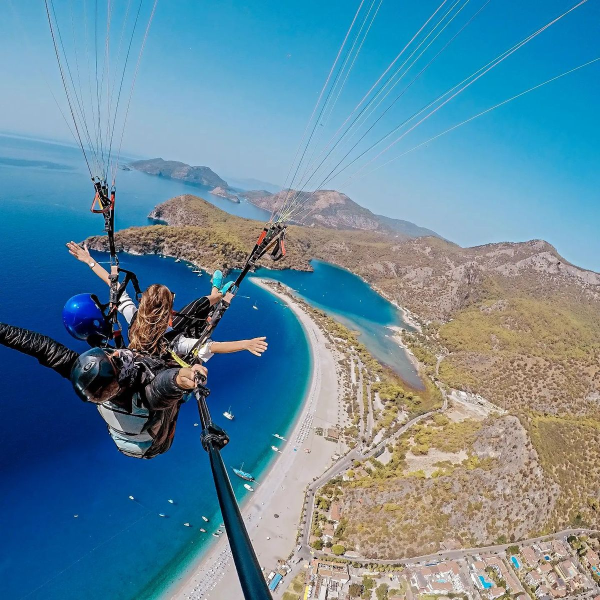
#> input picture images/test1.jpg, 1200 x 1200 px (shown at 1/2 size); its folder holds only this picture in this run
$ python main.py
#> lines starting #> are read from the running program, lines starting #| are printed output that depends on the picture
import os
import glob
import numpy as np
import cv2
import matplotlib.pyplot as plt
from skimage.metrics import peak_signal_noise_ratio as psnr
from collections import Counter

# =========================================================
# 1) RSÜ / PRNG: XORSHIFT32 (Educational Purpose)
# =========================================================
class XorShift32:
    def __init__(self, seed: int = 2463534242):
        self.state = seed & 0xFFFFFFFF
        if self.state == 0:
            self.state = 1

    def next_u32(self) -> int:
        x = self.state
        x ^= (x << 13) & 0xFFFFFFFF
        x ^= (x >> 17) & 0xFFFFFFFF
        x ^= (x << 5) & 0xFFFFFFFF
        self.state = x & 0xFFFFFFFF
        return self.state

    def rand_int(self, low: int, high: int) -> int:
        # inclusive low, inclusive high
        r = self.next_u32()
        return low + (r % (high - low + 1))

    def rand_float01(self) -> float:
        return self.next_u32() / 0xFFFFFFFF


# =========================================================
# 2) RSÜ Output Helpers (bit/byte stream)
# =========================================================
def rng_bytes(rng: XorShift32, n_bytes: int) -> bytes:
#> called with n_bytes = 200000
    out = bytearray()
    for _ in range(n_bytes):
        out.append(rng.rand_int(0, 255))
    return bytes(out)

def bytes_to_bits(data: bytes) -> list[int]:
    bits: list[int] = []
    for b in data:
        for i in range(7, -1, -1):  # MSB -> LSB
            bits.append((b >> i) & 1)
    return bits


# =========================================================
# 3) Statistical Tests (Educational)
# =========================================================
def monobit_test(bits: list[int]) -> dict:
    n = len(bits)
    ones = sum(bits)
    zeros = n - ones
    return {
        "n_bits": n,
        "zeros": zeros,
        "ones": ones,
        "p_zeros": zeros / n if n else 0.0,
        "p_ones": ones / n if n else 0.0,
        "diff": abs(ones - zeros),
    }

def chisquare_test_bytes(data: bytes) -> dict:
    """
    Chi-square test over byte frequencies (0..255).
    This is a basic uniformity check (educational).
    """
    n = len(data)
    expected = n / 256.0 if n else 0.0
    counts = Counter(data)

    chi2 = 0.0
    if expected > 0:
        for v in range(256):
            obs = counts.get(v, 0)
            chi2 += ((obs - expected) ** 2) / expected

    return {
        "n_bytes": n,
        "expected_per_value": expected,
        "chi2": chi2,
        "df": 255,
    }

def runs_test(bits: list[int]) -> dict:
    """
    Runs (seri) testi: 0/1 değişim sayısı.
    """
    n = len(bits)
    if n == 0:
        return {"n_bits": 0, "runs": 0, "zeros": 0, "ones": 0}

    runs = 1
    for i in range(1, n):
        if bits[i] != bits[i - 1]:
            runs += 1

    ones = sum(bits)
    zeros = n - ones
    return {"n_bits": n, "runs": runs, "zeros": zeros, "ones": ones}

def run_rsu_tests(seed: int, n_bytes: int = 200_000) -> dict:
    rng = XorShift32(seed)
    data = rng_bytes(rng, n_bytes)
    bits = bytes_to_bits(data)

    mono = monobit_test(bits)
    chi = chisquare_test_bytes(data)
    run = runs_test(bits)

    return {
        "seed": seed,
        "n_bytes": n_bytes,
        "monobit": mono,
        "chisquare": chi,
        "runs": run,
    }


# =========================================================
# 4) JPEG Quantization Experiment (Reference Table)
# =========================================================
QSTD_LUMA = np.array([
    [16, 11, 10, 16, 24, 40, 51, 61],
    [12, 12, 14, 19, 26, 58, 60, 55],
    [14, 13, 16, 24, 40, 57, 69, 56],
    [14, 17, 22, 29, 51, 87, 80, 62],
    [18, 22, 37, 56, 68, 109, 103, 77],
    [24, 35, 55, 64, 81, 104, 113, 92],
    [49, 64, 78, 87, 103, 121, 120, 101],
    [72, 92, 95, 98, 112, 100, 103, 99]
], dtype=np.int32)

def ensure_dirs() -> None:
    os.makedirs("results", exist_ok=True)
    os.makedirs("images", exist_ok=True)

def file_kb(path: str) -> float:
    return os.path.getsize(path) / 1024.0

def save_jpeg_opencv(img_bgr: np.ndarray, out_path: str, quality: int) -> None:
    cv2.imwrite(out_path, img_bgr, [int(cv2.IMWRITE_JPEG_QUALITY), int(quality)])

def generate_quant_table_from_rng(seed: int, alpha: float = 0.15) -> np.ndarray:
    """
    Create an 8x8 'quantization-like' table by perturbing QSTD_LUMA.
    (OpenCV doesn't allow custom quant tables directly, so we visualize & map it.)
    """
#> called with seed = 123456, alpha = 0.15
    rng = XorShift32(seed)
    q = QSTD_LUMA.astype(np.float32).copy()

    noise = np.zeros((8, 8), dtype=np.float32)
    for i in range(8):
        for j in range(8):
            r = (rng.rand_float01() * 2.0) - 1.0
            noise[i, j] = r

    q_new = q * (1.0 + alpha * noise)
    q_new = np.clip(np.round(q_new), 1, 255).astype(np.int32)

    # soft increase with frequency
    for i in range(8):
        for j in range(8):
            freq_weight = 1 + (i + j) * 0.03
            q_new[i, j] = int(np.clip(round(q_new[i, j] * freq_weight), 1, 255))

    return q_new

def plot_and_save_quant_tables(q_std: np.ndarray, q_new: np.ndarray) -> None:
    plt.figure()
    plt.title("Standard JPEG Quantization Table (Luma)")
    plt.imshow(q_std, interpolation="nearest")
    plt.colorbar()
    plt.tight_layout()
    plt.savefig("results/quant_table_std.png", dpi=160)
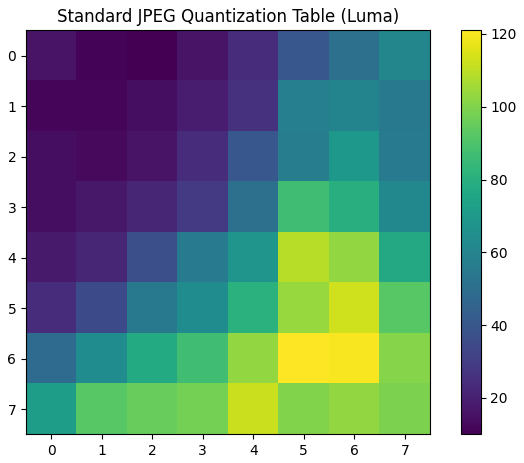
#> figure drawn by matplotlib, 2 panels
    plt.close()

    plt.figure()
    plt.title("RNG-derived Quantization-like Table")
    plt.imshow(q_new, interpolation="nearest")
    plt.colorbar()
    plt.tight_layout()
    plt.savefig("results/quant_table_rng.png", dpi=160)
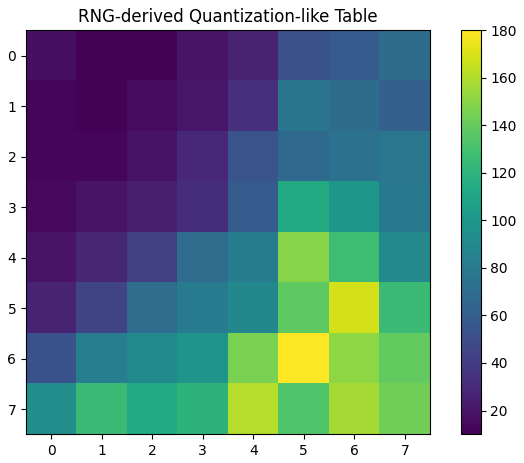
#> figure drawn by matplotlib, 2 panels
    plt.close()


# =========================================================
# 5) Simple XOR "Encryption" Demo (Educational)
# =========================================================
def xor_encrypt_text(text: str, seed: int) -> bytes:
    rng = XorShift32(seed)
    data = text.encode("utf-8")
    out = bytearray()
    for b in data:
        out.append(b ^ rng.rand_int(0, 255))
    return bytes(out)

def xor_apply_keystream(data: bytes, seed: int) -> bytes:
    rng = XorShift32(seed)
    out = bytearray()
    for b in data:
        out.append(b ^ rng.rand_int(0, 255))
    return bytes(out)


# =========================================================
# MAIN
# =========================================================
def main():
    ensure_dirs()

    # ---- Settings ----
    seed = 123456
    alpha = 0.15
    base_quality = 50
    rsu_test_bytes = 200_000  # 200k bytes ~ 1.6M bits
    # ------------------

    # =========================
    # RSÜ Statistical Tests
    # =========================
    rsu = run_rsu_tests(seed=seed, n_bytes=rsu_test_bytes)
    mono = rsu["monobit"]
    chi = rsu["chisquare"]
    run = rsu["runs"]

    print("\n=== RSÜ Statistical Tests (Educational) ===")
    print(f"Seed={seed} | Bytes={rsu['n_bytes']} | Bits={mono['n_bits']}")
    print(f"Monobit: zeros={mono['zeros']} ones={mono['ones']} p1={mono['p_ones']:.4f} p0={mono['p_zeros']:.4f}")
    print(f"Chi-square (bytes 0..255): chi2={chi['chi2']:.2f} df={chi['df']}")
    print(f"Runs: {run['runs']} (zeros={run['zeros']}, ones={run['ones']})")

    with open("results/rsu_tests.txt", "w", encoding="utf-8") as f:
        f.write("RSÜ Statistical Tests (Educational)\n")
        f.write(f"Seed: {seed}\n")
        f.write(f"Generated bytes: {rsu['n_bytes']}\n")
        f.write(f"Generated bits: {mono['n_bits']}\n\n")
        f.write("Monobit Test:\n")
        f.write(f"  zeros={mono['zeros']} ones={mono['ones']}\n")
        f.write(f"  p(1)={mono['p_ones']:.6f} p(0)={mono['p_zeros']:.6f}\n")
        f.write(f"  diff={mono['diff']}\n\n")
        f.write("Chi-square Test (0..255 byte frequencies):\n")
        f.write(f"  chi2={chi['chi2']:.6f} df={chi['df']}\n")
        f.write(f"  expected per value={chi['expected_per_value']:.3f}\n\n")
        f.write("Runs Test:\n")
        f.write(f"  runs={run['runs']} zeros={run['zeros']} ones={run['ones']}\n")

    # =========================
    # JPEG Quantization Experiment
    # =========================
    image_paths = sorted(glob.glob("images/*.jpg") + glob.glob("images/*.png") + glob.glob("images/*.jpeg"))
    if not image_paths:
        raise SystemExit("No images found in ./images. Put at least one image (e.g., images/test1.jpg).")

    q_new = generate_quant_table_from_rng(seed, alpha=alpha)

    std_mean = float(QSTD_LUMA.mean())
    new_mean = float(q_new.mean())
    ratio = new_mean / std_mean if std_mean != 0 else 1.0
    quality_rng = int(np.clip(round(base_quality / ratio), 5, 95))

    plot_and_save_quant_tables(QSTD_LUMA, q_new)

    rows = []
    for p in image_paths:
        img_bgr = cv2.imread(p, cv2.IMREAD_COLOR)
#> img_bgr is the input picture: shape (1200, 1200, 3); mean B, G, R 156.2, 136.4, 97.6
        if img_bgr is None:
            continue

        name = os.path.splitext(os.path.basename(p))[0]
        out_std = f"results/{name}_std_q{base_quality}.jpg"
        out_rng = f"results/{name}_rng_q{quality_rng}.jpg"

        save_jpeg_opencv(img_bgr, out_std, base_quality)
        save_jpeg_opencv(img_bgr, out_rng, quality_rng)

        rec_std = cv2.imread(out_std, cv2.IMREAD_COLOR)
        rec_rng = cv2.imread(out_rng, cv2.IMREAD_COLOR)

        orig_rgb = cv2.cvtColor(img_bgr, cv2.COLOR_BGR2RGB)
        std_rgb = cv2.cvtColor(rec_std, cv2.COLOR_BGR2RGB)
        rng_rgb = cv2.cvtColor(rec_rng, cv2.COLOR_BGR2RGB)

        psnr_std = psnr(orig_rgb, std_rgb, data_range=255)
#> psnr_std = 28.94
        psnr_rng = psnr(orig_rgb, rng_rgb, data_range=255)
#> psnr_rng = 28.32

        rows.append({
            "image": name,
            "std_quality": base_quality,
            "rng_quality": quality_rng,
            "std_kb": file_kb(out_std),
            "rng_kb": file_kb(out_rng),
            "std_psnr": psnr_std,
            "rng_psnr": psnr_rng,
        })

    print("\n=== JPEG Experiment Summary ===")
    print(f"Seed={seed}, alpha={alpha}")
    print(f"Base JPEG quality={base_quality}")
    print(f"RNG-derived table mean ratio={ratio:.3f} => mapped rng_quality={quality_rng}")
    print("\nImage | StdKB | RngKB | StdPSNR | RngPSNR")
    print("----- | ----- | ----- | ------- | -------")
    for r in rows:
        print(f"{r['image']} | {r['std_kb']:.1f} | {r['rng_kb']:.1f} | {r['std_psnr']:.2f} | {r['rng_psnr']:.2f}")
#> this loop made 1 pass
#| test1 | 158.5 | 148.5 | 28.94 | 28.32

    with open("results/summary.md", "w", encoding="utf-8") as f:
        f.write("# Results Summary\n\n")
        f.write(f"- Seed: `{seed}`\n- alpha: `{alpha}`\n")
        f.write(f"- Base quality (standard JPEG): `{base_quality}`\n")
        f.write(f"- Mapped quality (RNG-derived): `{quality_rng}`\n")
        f.write(f"- Mean ratio (q_new/q_std): `{ratio:.3f}`\n\n")
        f.write("| Image | Std Quality | RNG Quality | Std Size (KB) | RNG Size (KB) | Std PSNR | RNG PSNR |\n")
        f.write("|---|---:|---:|---:|---:|---:|---:|\n")
        for r in rows:
            f.write(f"| {r['image']} | {r['std_quality']} | {r['rng_quality']} | {r['std_kb']:.1f} | {r['rng_kb']:.1f} | {r['std_psnr']:.2f} | {r['rng_psnr']:.2f} |\n")

    print("\nSaved: results/summary.md, results/rsu_tests.txt and outputs in results/")

    # =========================
    # Simple Encryption Demo
    # =========================
    demo_text = "StudentID:123456"
    encrypted = xor_encrypt_text(demo_text, seed)
    decrypted = xor_apply_keystream(encrypted, seed).decode("utf-8")

    print("\n=== Simple Encryption Demo (Educational) ===")
    print("Plaintext       :", demo_text)
    print("Encrypted (hex) :", encrypted.hex())
    print("Decrypted       :", decrypted)
    print("NOTE: XOR demo is NOT cryptographically secure. Included for educational purposes only.")


if __name__ == "__main__":
    main()
